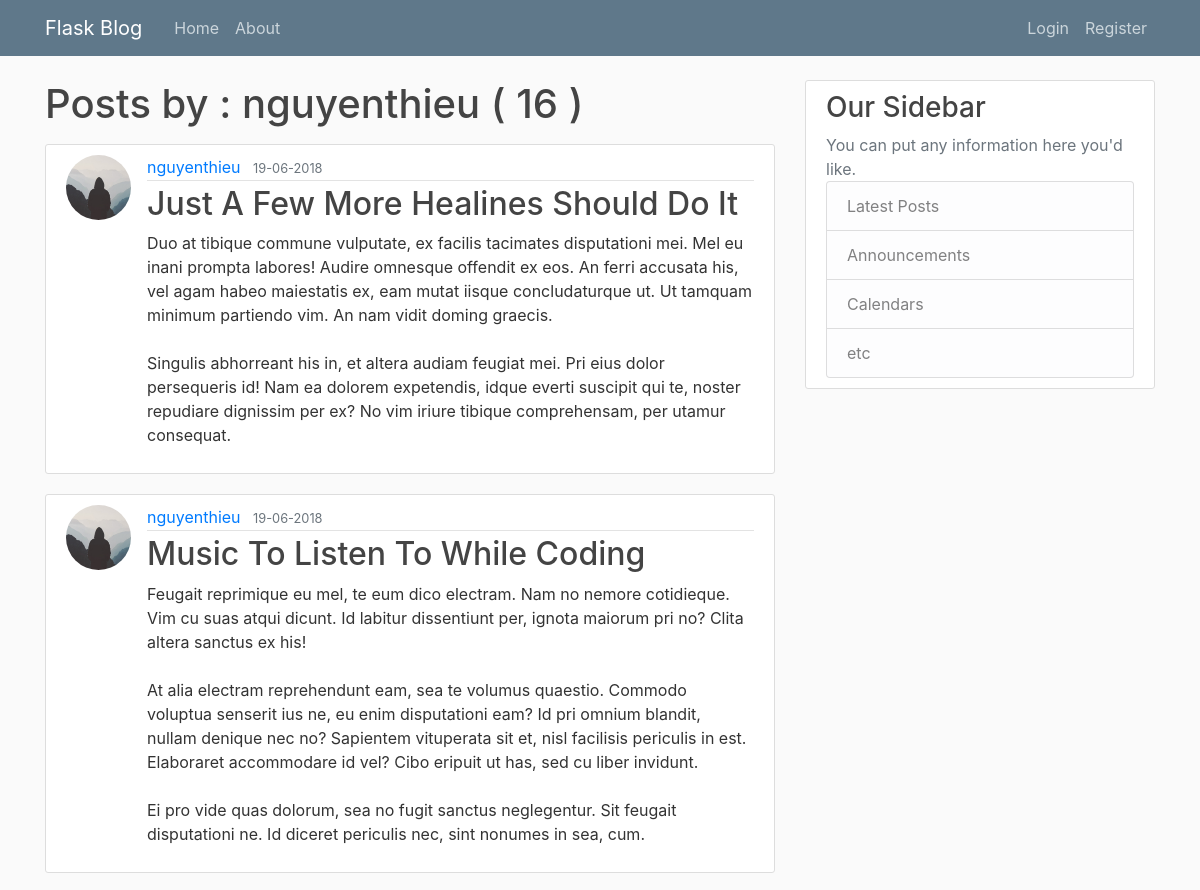
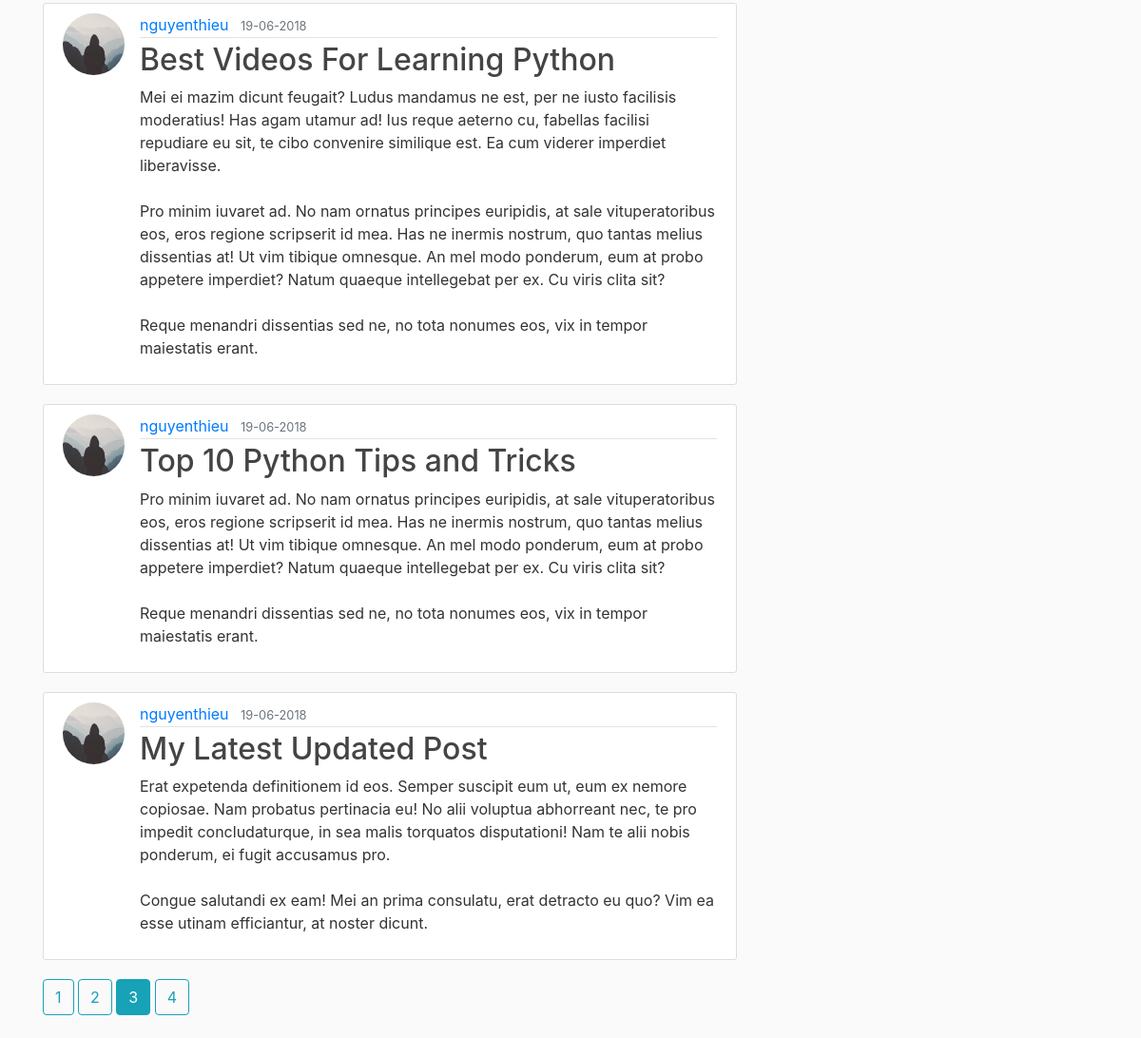
/user/nguyenthieu?page=3, run on the app's committed database (2 pictures, top to bottom).
### flaskblog/models.py (models this page shows, shortened)
class User(db.Model, UserMixin):
    id = db.Column(db.Integer, primary_key=True)
    username = db.Column(db.String(24), unique=True, nullable=False)
    email = db.Column(db.String(120), unique=True, nullable=False)
    image_file = db.Column(db.String(20), nullable=False, default='default.jpg')
    password = db.Column(db.String(60), nullable=False)
    posts = db.relationship('Post', backref="author", lazy=True)

class Post(db.Model):
    id = db.Column(db.Integer, primary_key=True)
    title = db.Column(db.String(120), nullable=False)
    date_posted = db.Column(db.DateTime, nullable=False, default=datetime.utcnow())
    content = db.Column(db.Text, nullable=False)
    user_id = db.Column(db.Integer, db.ForeignKey("user.id"), nullable=False)

### flaskblog/users/routes.py (the view)
@users.route("/user/<string:username>")
def user_posts(username):
    page = request.args.get('page', 1, type=int)
    user = User.query.filter_by(username=username).first_or_404()
    posts = Post.query.filter_by(author=user)\
        .order_by(Post.date_posted.desc())\
        .paginate(page=page, per_page=5)
    return render_template("user_posts.html", posts = posts, user=user)

### flaskblog/templates/user_posts.html
{% extends "layout.html" %}
{% block content %}
<h1 class="mb-3">Posts by : {{ user.username }} ( {{ posts.total }} ) </h1>
{% for post in posts.items %}
<article class="media content-section">
    <img src="{{ url_for('static', filename='images/profile/' + post.author.image_file) }}" alt="" class="rounded-circle article-img" />
    <div class="media-body">
        <div class="article-metadata">
            <a class="mr-2" href="{{ url_for('users.user_posts', username=post.author.username) }}">{{ post.author.username }}</a>
            <small class="text-muted">{{ post.date_posted.strftime('%d-%m-%Y') }}</small>
        </div>
        <h2><a class="article-title" href="{{ url_for('posts.post', post_id=post.id) }}">{{ post.title }}</a></h2>
        <p class="article-content">{{ post.content }}</p>
    </div>
</article>
{% endfor %}
{% for page_num in posts.iter_pages(left_edge=1, right_edge=1, left_current=1, right_current=2) %}
    {% if page_num %}
        {% if posts.page == page_num %}
            <a href="{{ url_for('users.user_posts', username=user.username, page=page_num) }}" class="btn btn-info mb-4"> {{page_num}} </a>
        {% else %}
            <a href="{{ url_for('users.user_posts', username=user.username, page=page_num) }}" class="btn btn-outline-info mb-4"> {{page_num}} </a>
        {% endif %}
    {% else %}
        ...
    {% endif %}
{% endfor %}
{% endblock content %}

### flaskblog/static/main.css (style rules this page uses)
body { background: #fafafa; color: #333333; margin-top: 5rem; }
h1, h2, h3, h4, h5, h6 { color: #444444; }
.content-section { background: #ffffff; padding: 10px 20px; border: 1px solid #dddddd; border-radius: 3px; margin-bottom: 20px; }
.article-title { color: #444444; }
.article-content { white-space: pre-line; }
.article-img { height: 65px; width: 65px; margin-right: 16px; }
.article-metadata { padding-bottom: 1px; margin-bottom: 4px; border-bottom: 1px solid #e3e3e3 }

### data on the page
User: username "nguyenthieu"
Post: image_file (placeholder picture), author.username "nguyenthieu", date_posted "19-06-2018", title "Just A Few More Healines Should Do It", content "Duo at tibique commune vulputate, ex facilis tacimates disputationi mei. Mel eu inani prompta labores! Audire omnesque offendit ex eos. An ferri accusata his, vel agam habeo maiestatis ex, eam mutat iisque concludaturque ut. Ut tamquam minimum partiendo vim. An nam vidit doming graecis. Singulis abhorreant his in, et altera audiam feugiat mei. Pri eius dolor persequeris id! Nam ea dolorem expetendis, idque everti suscipit qui te, noster repudiare dignissim per ex? No vim iriure tibique comprehensam, per utamur consequat."
Post: image_file (placeholder picture), author.username "nguyenthieu", date_posted "19-06-2018", title "Music To Listen To While Coding", content "Feugait reprimique eu mel, te eum dico electram. Nam no nemore cotidieque. Vim cu suas atqui dicunt. Id labitur dissentiunt per, ignota maiorum pri no? Clita altera sanctus ex his! At alia electram reprehendunt eam, sea te volumus quaestio. Commodo voluptua senserit ius ne, eu enim disputationi eam? Id pri omnium blandit, nullam denique nec no? Sapientem vituperata sit et, nisl facilisis periculis in est. Elaboraret accommodare id vel? Cibo eripuit ut has, sed cu liber invidunt. Ei pro vide quas dolorum, sea no fugit sanctus neglegentur. Sit feugait disputationi ne. Id diceret periculis nec, sint nonumes in sea, cum."
Post: image_file (placeholder picture), author.username "nguyenthieu", date_posted "19-06-2018", title "Best Videos For Learning Python", content "Mei ei mazim dicunt feugait? Ludus mandamus ne est, per ne iusto facilisis moderatius! Has agam utamur ad! Ius reque aeterno cu, fabellas facilisi repudiare eu sit, te cibo convenire similique est. Ea cum viderer imperdiet liberavisse. Pro minim iuvaret ad. No nam ornatus principes euripidis, at sale vituperatoribus eos, eros regione scripserit id mea. Has ne inermis nostrum, quo tantas melius dissentias at! Ut vim tibique omnesque. An mel modo ponderum, eum at probo appetere imperdiet? Natum quaeque intellegebat per ex. Cu viris clita sit? Reque menandri dissentias sed ne, no tota nonumes eos, vix in tempor maiestatis erant."
Post: image_file (placeholder picture), author.username "nguyenthieu", date_posted "19-06-2018", title "Top 10 Python Tips and Tricks", content "Pro minim iuvaret ad. No nam ornatus principes euripidis, at sale vituperatoribus eos, eros regione scripserit id mea. Has ne inermis nostrum, quo tantas melius dissentias at! Ut vim tibique omnesque. An mel modo ponderum, eum at probo appetere imperdiet? Natum quaeque intellegebat per ex. Cu viris clita sit? Reque menandri dissentias sed ne, no tota nonumes eos, vix in tempor maiestatis erant."
Post: image_file (placeholder picture), author.username "nguyenthieu", date_posted "19-06-2018", title "My Latest Updated Post", content "Erat expetenda definitionem id eos. Semper suscipit eum ut, eum ex nemore copiosae. Nam probatus pertinacia eu! No alii voluptua abhorreant nec, te pro impedit concludaturque, in sea malis torquatos disputationi! Nam te alii nobis ponderum, ei fugit accusamus pro. Congue salutandi ex eam! Mei an prima consulatu, erat detracto eu quo? Vim ea esse utinam efficiantur, at noster dicunt."

### other printed values
{{ posts.total }} "16"
{{ page_num }} "1" "2" "4"
{{ page_num }} "3"
